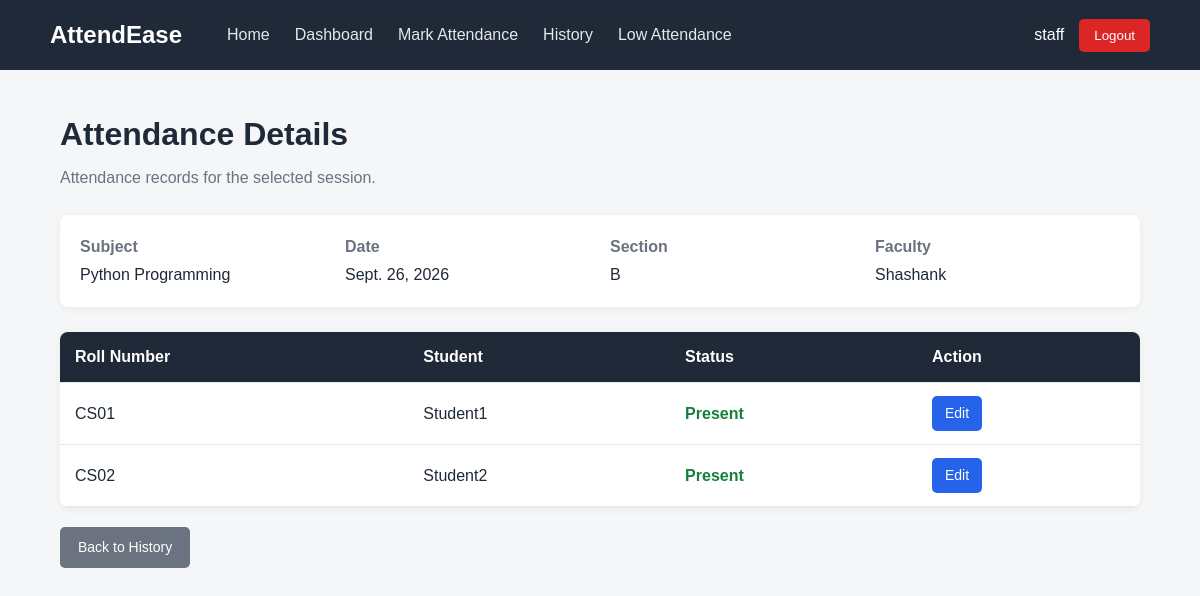
The page /attendance/session/2/ (signed in) on the database its author committed.
### attendance/models.py (models this page shows, shortened)
class AttendanceSession(models.Model):
    subject = models.ForeignKey(
        Subject,
        on_delete=models.CASCADE
    )
    faculty = models.ForeignKey(
        Faculty,
        on_delete=models.CASCADE
    )
    date = models.DateField()
    section = models.CharField(max_length=10)
    created_at = models.DateTimeField(auto_now_add=True)

class Subject(models.Model):
    name = models.CharField(max_length=100)
    code = models.CharField(max_length=20, unique=True)
    department = models.ForeignKey(
        Department,
        on_delete=models.CASCADE
    )
    faculty = models.ForeignKey(
        Faculty,
        on_delete=models.CASCADE
    )

class Faculty(models.Model):
    user = models.OneToOneField(User, on_delete=models.CASCADE)
    department = models.ForeignKey(
        Department,
        on_delete=models.CASCADE
    )

class AttendanceRecord(models.Model):
    STATUS_CHOICES = [
        ("P", "Present"),
        ("A", "Absent"),
    ]
    session = models.ForeignKey(
        AttendanceSession,
        on_delete=models.CASCADE,
        related_name="records"
    )
    student = models.ForeignKey(
        Student,
        on_delete=models.CASCADE
    )
    status = models.CharField(
        max_length=1,
        choices=STATUS_CHOICES
    )
    updated_at = models.DateTimeField(auto_now=True)
    class Meta:
        constraints = [
            models.UniqueConstraint(
                fields=["session", "student"],
                name="unique_student_attendance"
            )
        ]

class Student(models.Model):
    user = models.OneToOneField(User, on_delete=models.CASCADE)
    roll_number = models.CharField(max_length=20, unique=True)
    department = models.ForeignKey(
        Department,
        on_delete=models.CASCADE
    )
    section = models.CharField(max_length=10)

### attendance/views.py (the view)
# urls.py: path("attendance/session/<int:session_id>/",views.session_detail,name="session_detail"),
@login_required
def session_detail(request, session_id):
    session = get_object_or_404(
        AttendanceSession,
        id=session_id
    )
    records = session.records.select_related(
        "student",
        "student__user"
    )
    context = {
        "session": session,
        "records": records,
    }
    return render(
        request,
        "attendance/session_detail.html",
        context
    )

### templates/attendance/session_detail.html
{% extends "attendance/base.html" %}
{% block content %}
<h1>Attendance Details</h1>
<p class="page-description">
    Attendance records for the selected session.
</p>
<div class="info-card">
    <div>
        <strong>Subject</strong>
        {{ session.subject.name }}
    </div>
    <div>
        <strong>Date</strong>
        {{ session.date }}
    </div>
    <div>
        <strong>Section</strong>
        {{ session.section }}
    </div>
    <div>
        <strong>Faculty</strong>
        {{ session.faculty.user.username }}
    </div>
</div>
<div class="table-box">
    <table>
        <thead>
            <tr>
                <th>Roll Number</th>
                <th>Student</th>
                <th>Status</th>
                <th>Action</th>
            </tr>
        </thead>
        <tbody>
            {% for record in records %}
            <tr>
                <td>
                    {{ record.student.roll_number }}
                </td>
                <td>
                    {{ record.student.user.username }}
                </td>
                <td>
                    {% if record.status == "P" %}
                    <span class="present">
                        Present
                    </span>
                    {% else %}
                    <span class="absent">
                        Absent
                    </span>
                    {% endif %}
                </td>
                <td>
                    <a href="{% url 'edit_attendance' record.id %}" class="btn btn-small">
                        Edit
                    </a>
                </td>
            </tr>
            {% endfor %}
        </tbody>
    </table>
</div>
<div class="form-actions">
    <a href="{% url 'attendance_history' %}" class="btn btn-secondary">
        Back to History
    </a>
</div>
{% endblock %}

### templates/attendance/base.html (shortened to what this page needs)
<!DOCTYPE html>
<html lang="en">
<head>
</head>
<body>
    <nav class="navbar">
        <a href="{% url 'home' %}" class="brand">
            AttendEase
        </a>
        <div class="nav-links">
            <a href="{% url 'home' %}">
                Home
            </a>
            {% if user.is_authenticated %}
            <a href="{% url 'dashboard' %}">
                Dashboard
            </a>
            <a href="{% url 'mark_attendance' %}">
                Mark Attendance
            </a>
            <a href="{% url 'attendance_history' %}">
                History
            </a>
            <a href="{% url 'low_attendance' %}">
                Low Attendance
            </a>
            {% endif %}
        </div>
        <div class="user-section">
            {% if user.is_authenticated %}
            <span>{{ user.username }}</span>
            <form method="POST" action="{% url 'logout' %}">
                <button type="submit" class="logout-btn">
                    Logout
                </button>
            </form>
            {% else %}
            <a href="{% url 'login' %}" style="color:white; text-decoration:none;">
                Login
            </a>
            {% endif %}
        </div>
    </nav>
    <main class="container">
        {% block content %}
        {% endblock %}
    </main>
</body>
</html>

### templates/attendance/base.html (style rules this page uses)
* { margin: 0; padding: 0; box-sizing: border-box; }
body { font-family: Arial, Helvetica, sans-serif; background-color: #f4f6f8; color: #1f2937; line-height: 1.5; }
.navbar { width: 100%; height: 70px; background-color: #1f2937; display: flex; align-items: center; padding: 0 50px; }
.brand { color: white; text-decoration: none; font-size: 24px; font-weight: bold; margin-right: 45px; }
.nav-links { display: flex; align-items: center; gap: 25px; flex: 1; }
.nav-links a { color: #e5e7eb; text-decoration: none; }
.user-section { display: flex; align-items: center; gap: 15px; color: white; }
.user-section form { margin: 0; }
.logout-btn { background-color: #dc2626; color: white; border: none; padding: 9px 15px; border-radius: 5px; cursor: pointer; }
.container { width: 90%; max-width: 1100px; margin: 40px auto; }
h1 { margin-bottom: 8px; }
p { margin-bottom: 15px; }
.page-description { color: #6b7280; margin-bottom: 25px; }
.btn { display: inline-block; background-color: #2563eb; color: white; text-decoration: none; border: none; padding: 10px 18px; border-radius: 5px; cursor: pointer; font-size: 14px; }
.btn-secondary { background-color: #6b7280; }
.btn-small { padding: 7px 13px; }
.form-actions { margin-top: 20px; display: flex; gap: 10px; }
.table-box { background-color: white; border-radius: 8px; overflow: hidden; box-shadow: 0 2px 8px rgba(0, 0, 0, 0.06); }
table { width: 100%; border-collapse: collapse; }
th { background-color: #1f2937; color: white; }
th, td { padding: 13px 15px; text-align: left; border-bottom: 1px solid #e5e7eb; }
.present { color: #15803d; font-weight: bold; }
.info-card { background-color: white; padding: 20px; border-radius: 8px; margin-bottom: 25px; display: grid; grid-template-columns: repeat(4, 1fr); gap: 20px; box-shadow: 0 2px 8px rgba(0, 0, 0, 0.06); }
.info-card strong { display: block; color: #6b7280; margin-bottom: 4px; }

### rows shown on the page
AttendanceSession: subject.name "Python Programming", date "Sept. 26, 2026", section "B", faculty.user.username "Shashank"
AttendanceRecord: student.roll_number "CS01", student.user.username "Student1", status "Present"
AttendanceRecord: student.roll_number "CS02", student.user.username "Student2", status "Present"

### other values the page prints
{{ user.username }} "staff"
